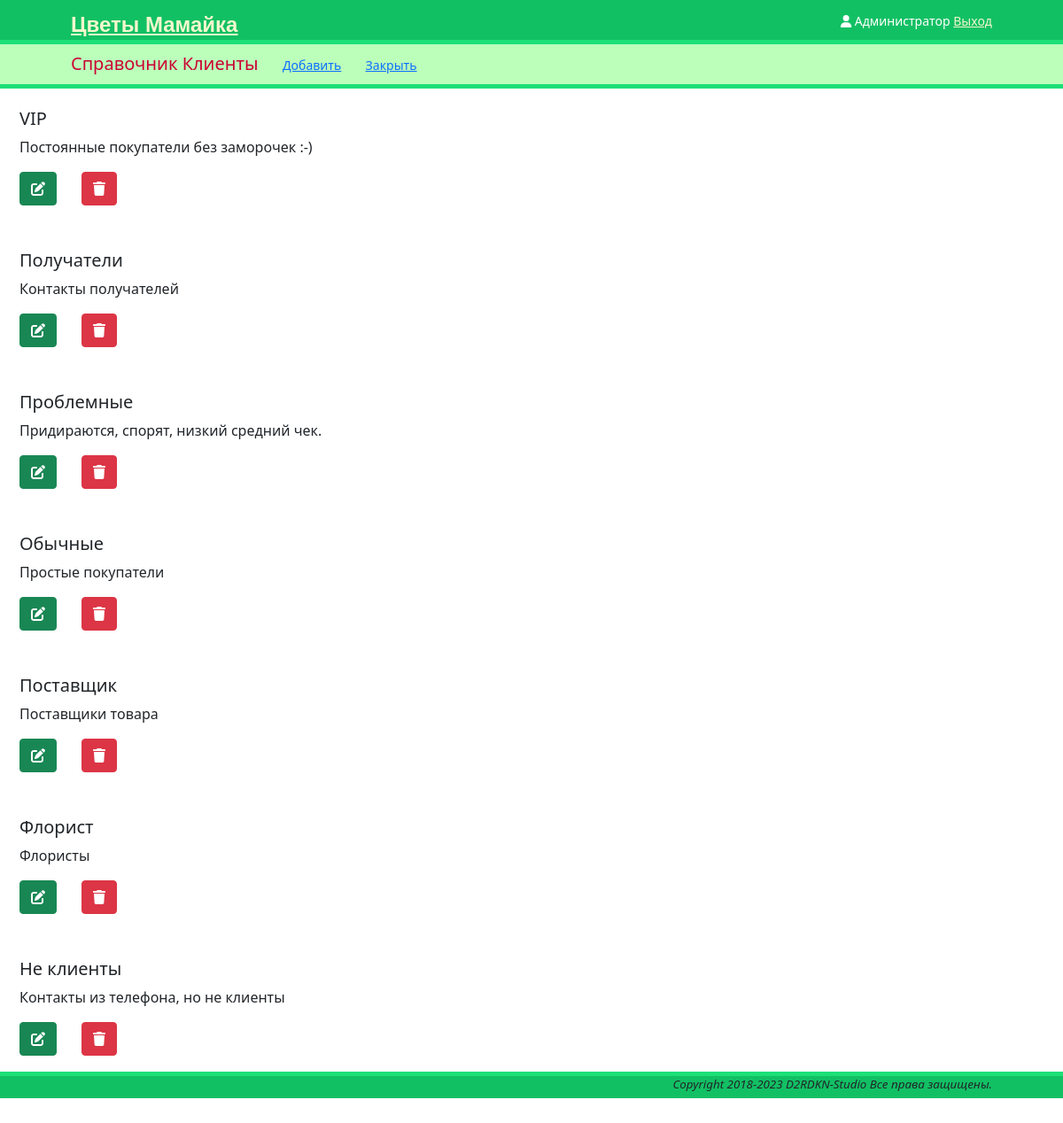
Screenshot of /references/contacts/groups/ (signed in) with the database file from the repository.
### references/contacts/models.py (models this page shows, shortened)
class ContactGroup(models.Model):
    title = models.CharField(max_length=64, unique=True, db_index=True,
                             verbose_name='Наименование')
    parent = models.ForeignKey('self', blank=True, null=True,
                               on_delete=models.SET_NULL,
                               verbose_name='Группа')
    description = models.TextField(blank=True, null=True,
                                   verbose_name='Описание')
    class Meta:
        verbose_name = 'Группа клиентов'
        verbose_name_plural = 'Группы клиентов'

### references/contacts/views.py (the view)
# urls.py: path('groups/', contacts_views.contact_groups, name='contact_groups_edit'),
@login_required
def contact_groups(request):
    groups = ContactGroup.objects.all()
    return render(request, 'references/contacts/groups.html', {'groups': groups})

### templates/references/contacts/groups.html (shortened to what this page needs)
{% extends "onepage.html" %}
{% block subheader %}
    <h5 class="inline"> Справочник Клиенты </h5>
    <a href="{% url 'contact_groups_new' %}" class="btn-view">Добавить</a>
    <a href="{% url 'contacts_list' %}" class="btn-view">Закрыть</a>
{% endblock %}
{% block main %}
    {% for el in groups %}
        <div class="alert tablegroups">
            <h5>{% if el.parent%} {{ el.parent }}/ {% endif %}{{ el.title}}</h5>
            <p>{{el.description}}</p>
            <a href="{% url 'contact_group_edit' el.id %}" class="btn btn-success"><i class="fa-solid fa-pen-to-square"></i></a>
            <a href="{% url 'contact_group_delete' el.id %}" class="btn btn-danger"><i class="fa-solid fa-trash"></i></a>
        </div>
    {%endfor%}
{% endblock %}

### templates/base.html (shortened to what this page needs)
{% load static %}
<!DOCTYPE html>
<html>
<head>
    <link type="text/css" href="{% static "/css/base.css" %}" rel="stylesheet">
    <link href="{% static 'fontawesomefree/css/all.min.css' %}" rel="stylesheet" type="text/css">
    <link href="https://cdn.jsdelivr.net/npm/bootstrap@5.0.2/dist/css/bootstrap.min.css" rel="stylesheet"
>
</head>
<body>
<header>
    <span class="logo">
        <a href="{% url 'main' %}">Цветы Мамайка</a> </span>
    <span class="user">
        {% if request.user.is_authenticated %}
            {{ request.user.first_name }}
            <a href="{% url "logout" %}">Выход</a>
        {% else %}
            <a href="{% url "login" %}">Войти</a>
        {% endif %}
    </span>
    <span class="avatar">
       <i class="fa-solid fa-user"></i>
    </span>
</header>
<article>
    {% block content %}
    {% endblock %}
</article>
<footer>
    <p>Copyright 2018-{% now "Y" %} D2RDKN-Studio Все права защищены.</p>
</footer>
</body>
</html>

### static/css/base.css (style rules this page uses)
body { margin: 0; padding: 0; }
header { padding: 10px 80px; font-size: 14px; background: #12c064; color: #fff; border-bottom: 5px solid #1cdf78; height: 50px; }
header .logo { float: left; color: #f3f7cc; font-size: 24px; font-family: "OpenSans-Semibold",sans-serif; font-weight: bold; }
header a { color: #f3f7cc; }
header .avatar { float: right; padding: 3px; }
header .user { float: right; padding-top: 3px; }
footer { text-align: right; border-top: 5px #1cdf78 solid; padding-right: 80px; background: #12c064; min-height: 30px; }
footer p { font-size: smaller; font-style: italic; }
.inline { display: inline-block; }
.tablegroups { border: 1px solid #579a00; float:left; clear:both; width:500px; text-align:left; }

### rows the page displays
ContactGroup: title "VIP", description "Постоянные покупатели без заморочек :-)"
ContactGroup: title "Получатели", description "Контакты получателей"
ContactGroup: title "Проблемные", description "Придираются, спорят, низкий средний чек."
ContactGroup: title "Обычные", description "Простые покупатели"
ContactGroup: title "Поставщик", description "Поставщики товара"
ContactGroup: title "Флорист", description "Флористы"
ContactGroup: title "Не клиенты", description "Контакты из телефона, но не клиенты"

### other values shown
{{ request.user.first_name }} "Администратор"
